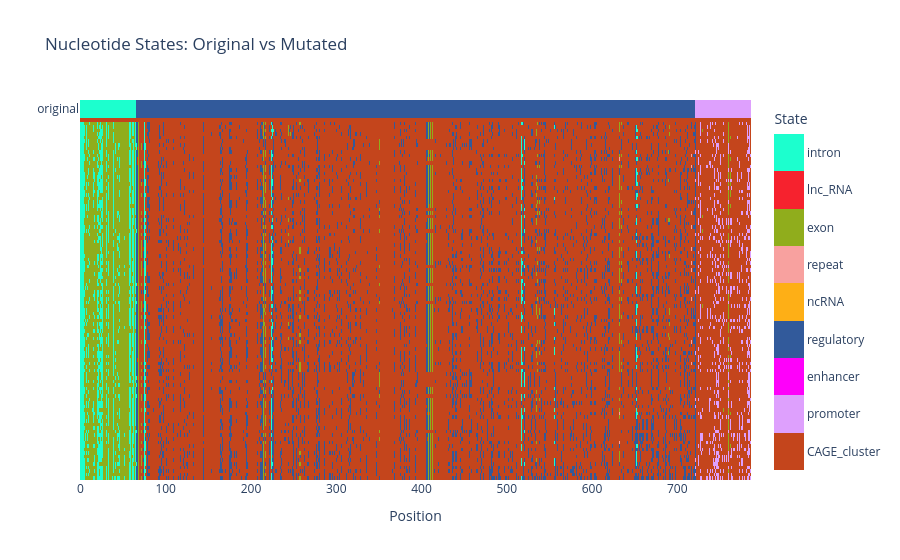

The notebook cell saved with this chart:
### Code cell
# get original state array from the loader
original_states = entry["states"]

# get mutated state arrays from the parquet
state_arrays = np.array(df["states"].to_list())

state_names = list(L.state_dict.keys())
n_states = len(state_names)

colors = px.colors.qualitative.Alphabet[n_states:]

colorscale = []
for i in range(n_states):
    colorscale.append([i / (n_states - 1), colors[i]])
    if i < n_states - 1:
        colorscale.append([(i + 1) / (n_states - 1) - 0.0001, colors[i]])

n_repeats = 5
all_states = np.vstack([
    state_arrays,
    np.full((1, len(original_states)), -1),
    np.tile(original_states, (n_repeats, 1)),
])

label_array = np.full(all_states.shape, "", dtype=object)
for i in range(n_states):
    label_array[all_states == i] = state_names[i]
label_array[all_states == -1] = "separator"

n_total = all_states.shape[0]
yticklabels = [""] * n_total
yticklabels[n_total - n_repeats // 2 - 1] = "original"

fig = go.Figure(go.Heatmap(
    z=all_states,
    text=label_array,
    hovertemplate="Position: %{x}<br>State: %{text}<extra></extra>",
    colorscale=colorscale,
    zmin=0,
    zmax=n_states - 1,
    showscale=True,
    colorbar=dict(
        title="State",
        tickvals=[i + 0.5 for i in range(n_states)],
        ticktext=state_names,
    ),
))

fig.update_layout(
    title="Nucleotide States: Original vs Mutated",
    xaxis_title="Position",
    yaxis=dict(
        tickmode="array",
        tickvals=list(range(n_total)),
        ticktext=yticklabels,
    ),
)
fig.show()

### Figure 1 — Plotly figure (JSON) as saved in the notebook; plotly's stock layout.template omitted (floating-point values rounded to 4 significant figures; data arrays with more than 128 entries replaced by an {"elided": "..."} marker saying what was removed)
{"data": [{"colorbar": {"ticktext": ["CAGE_cluster", "promoter", "enhancer", "regulatory", "ncRNA", "repeat", "exon", "lnc_RNA", "intron", "intergenic"], "tickvals": [0.5, 1.5, 2.5, 3.5, 4.5, 5.5, 6.5, 7.5, 8.5, 9.5], "title": {"text": "State"}}, "colorscale": [[0, "#C4451C"], [0.111, "#C4451C"], [0.1111, "#DEA0FD"], [0.2221, "#DEA0FD"], [0.2222, "#FE00FA"], [0.3332, "#FE00FA"], [0.3333, "#325A9B"], [0.4443, "#325A9B"], [0.4444, "#FEAF16"], [0.5555, "#FEAF16"], [0.5556, "#F8A19F"], [0.6666, "#F8A19F"], [0.6667, "#90AD1C"], [0.7777, "#90AD1C"], [0.7778, "#F6222E"], [0.8888, "#F6222E"], [0.8889, "#1CFFCE"], [0.9999, "#1CFFCE"], [1, "#2ED9FF"]], "hovertemplate": "Position: %{x}<br>State: %{text}<extra></extra>", "showscale": true, "text": {"elided": "106x787 str values"}, "type": "heatmap", "z": {"elided": "106x787 int values"}, "zmax": 9, "zmin": 0}], "layout": {"title": {"text": "Nucleotide States: Original vs Mutated"}, "xaxis": {"title": {"text": "Position"}}, "yaxis": {"tickmode": "array", "ticktext": ["", "", "", "", "", "", "", "", "", "", "", "", "", "", "", "", "", "", "", "", "", "", "", "", "", "", "", "", "", "", "", "", "", "", "", "", "", "", "", "", "", "", "", "", "", "", "", "", "", "", "", "", "", "", "", "", "", "", "", "", "", "", "", "", "", "", "", "", "", "", "", "", "", "", "", "", "", "", "", "", "", "", "", "", "", "", "", "", "", "", "", "", "", "", "", "", "", "", "", "", "", "", "", "original", "", ""], "tickvals": [0, 1, 2, 3, 4, 5, 6, 7, 8, 9, 10, 11, 12, 13, 14, 15, 16, 17, 18, 19, 20, 21, 22, 23, 24, 25, 26, 27, 28, 29, 30, 31, 32, 33, 34, 35, 36, 37, 38, 39, 40, 41, 42, 43, 44, 45, 46, 47, 48, 49, 50, 51, 52, 53, 54, 55, 56, 57, 58, 59, 60, 61, 62, 63, 64, 65, 66, 67, 68, 69, 70, 71, 72, 73, 74, 75, 76, 77, 78, 79, 80, 81, 82, 83, 84, 85, 86, 87, 88, 89, 90, 91, 92, 93, 94, 95, 96, 97, 98, 99, 100, 101, 102, 103, 104, 105]}}}
